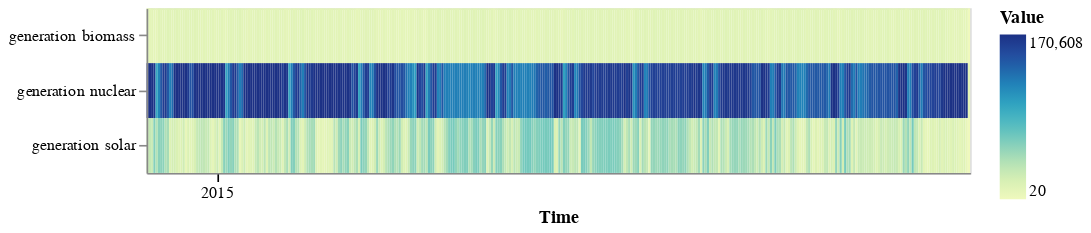

The notebook cell saved with this chart:
### Markdown cell above
#### Multivariate Heatmap

### Code cell
heatmap(ts_multi)

### Figure 1 — Vega specification as saved in the notebook (floating-point values rounded to 4 significant figures; data arrays with more than 128 entries replaced by an {"elided": "..."} marker saying what was removed)
{"$schema": "https://vega.github.io/schema/vega/v5.json", "data": [{"name": "source_0", "values": {"elided": "1098 records"}, "transform": [{"type": "formula", "expr": "toDate(datum['yearmonthdate_time'])", "as": "yearmonthdate_time"}]}, {"name": "source_0_x_domain_yearmonthdate_time", "values": {"elided": "366 records"}, "transform": [{"type": "formula", "expr": "toDate(datum['yearmonthdate_time'])", "as": "yearmonthdate_time"}]}, {"name": "source_0_y_domain_variable", "values": [{"variable": "generation biomass"}, {"variable": "generation solar"}, {"variable": "generation nuclear"}]}, {"name": "source_0_color_domain_sum_value", "values": [{"min": 20.0, "max": 170600.0}]}], "marks": [{"type": "rect", "name": "marks", "from": {"data": "source_0"}, "encode": {"update": {"y": {"field": "variable", "scale": "y"}, "height": {"signal": "max(0.25, bandwidth('y'))"}, "fill": {"field": "sum_value", "scale": "color"}, "width": {"signal": "max(0.25, bandwidth('x'))"}, "description": {"signal": "\"Time: \" + (timeFormat(datum[\"yearmonthdate_time\"], '%Y')) + \"; variable: \" + (isValid(datum[\"variable\"]) ? datum[\"variable\"] : \"\"+datum[\"variable\"]) + \"; Value: \" + (format(datum[\"sum_value\"], \"\"))"}, "x": {"field": "yearmonthdate_time", "scale": "x"}}}, "style": ["rect"]}], "scales": [{"name": "x", "type": "band", "domain": {"data": "source_0_x_domain_yearmonthdate_time", "field": "yearmonthdate_time", "sort": true}, "range": [0, {"signal": "width"}], "paddingInner": 0, "paddingOuter": 0}, {"name": "y", "type": "band", "domain": {"data": "source_0_y_domain_variable", "field": "variable", "sort": true}, "range": [0, {"signal": "height"}], "paddingInner": 0, "paddingOuter": 0}, {"name": "color", "type": "linear", "domain": [{"signal": "(data(\"source_0_color_domain_sum_value\")[0] || {}).min"}, {"signal": "(data(\"source_0_color_domain_sum_value\")[0] || {}).max"}], "range": "heatmap", "interpolate": "hcl", "zero": false}], "axes": [{"scale": "x", "formatType": "time", "labelOverlap": false, "format": "%Y", "labelAngle": 0, "tickMinStep": {"signal": "datetime(2001, 0, 2, 0, 0, 0, 0) - datetime(2001, 0, 1, 0, 0, 0, 0)"}, "encode": {"labels": {"update": {"fill": [{"test": "month(datum.value) == 1 && date(datum.value) == 1", "value": "black"}, {"value": null}]}}, "ticks": {"update": {"stroke": [{"test": "month(datum.value) == 1 && date(datum.value) == 1", "value": "black"}, {"value": null}]}}}, "labelBaseline": "top", "zindex": 1, "orient": "bottom", "grid": false, "title": "Time"}, {"scale": "y", "orient": "left", "grid": false, "zindex": 1}], "padding": 5, "background": "white", "style": "cell", "height": 100, "width": 500, "legends": [{"title": "Value", "fill": "color", "gradientLength": {"signal": "clamp(height, 64, 200)"}}]}
